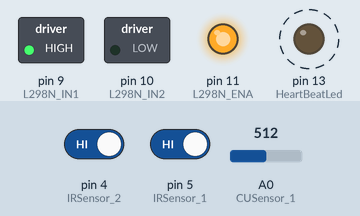
Bench run of a sketch on a simulated Arduino Uno, built with avr-gcc and run on an emulated ATmega328P. On the bench: switched loads named in the sketch (green lamp = pin HIGH), output pins drawn as LEDs (lit = HIGH). Dashed ring = blinking. Inputs (shaded band) come from the test bench; at power-on: pin 4 (IRSensor_2) HIGH, pin 5 (IRSensor_1) HIGH, A0 (CUSensor_1) = 512. What the sketch prints to the serial monitor is not drawn.

Above: at 1.2 s.
1.3 s: pin 4 (IRSensor_2) driven LOW
At 2.7 s:
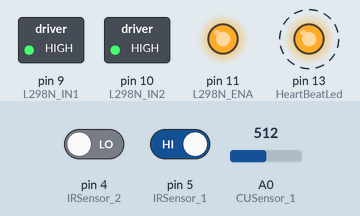
4.3 s: pin 5 (IRSensor_1) driven LOW
At 14.9 s:
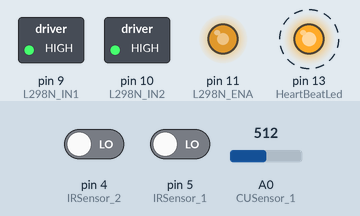
Timing chart, 0 to 15.8 s (numbered marks = the images above; inputs shaded):
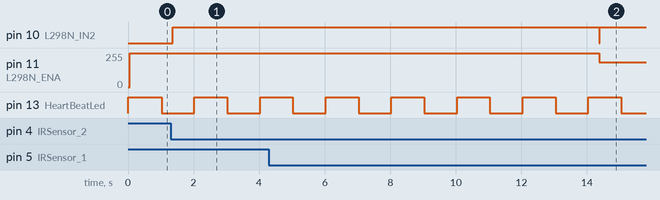

Measured:
- after the input at 1.3 s, pin 10 (L298N_IN2): LOW → HIGH after 0.06 s
- after the input at 4.3 s, pin 9 (L298N_IN1): stays HIGH (without the input it goes to LOW after 7.1 s); pin 10 (L298N_IN2): HIGH → LOW after 10.1 s, → HIGH 0.01 s later; pin 11 (L298N_ENA): 255/255 → 185/255 after 10.1 s
- by itself, pin 13 (HeartBeatLed): alternates HIGH for 1.0 s and LOW for 1.0 s

The sketch:

AutoReverse-Train-With-HeartBeat-V1.08.ino
```cpp
/////////////////////////////////////////////////////////////////////////////////////////
//  Program Name:  Auto_Reverse_train_Project
//  Version     :  v1.08
//  Author      :  H.J.L.M. Faessen
//  Date        :  January 23th 2024
//
//  Function Program:   Auto Reverse train on a Straigth Track

//  Addtional Info:   L298N_ENA needs to be connected to a PWM pin to control the speed

//  Versions        Comments
//  ------------------------------------------------------------------------------------------
//  1.05            Speed Controll Forward backward
//  1.06            Readings for the analog input A0  Current Sensor
//  1.07            Removing the Delay and replace it with millis() this so I can add the Heartbeat function later
//  1.08            Auto_Reverse with HeartBeat.  No delay's

String AppVersion="V1.08";
#include "Definitions.h"
#include "HeartBeat.h"


// Defining the IR Sensors, Motor Driver and Current Sensor
#define IRSensor_1 5    // Sensor at the Right
#define IRSensor_2 4    // Sensor at the Left

#define L298N_IN1  9
#define L298N_IN2  10
#define L298N_ENA  11

#define CUSensor_1 A0
long CurrentValue = 0;
long CurrentAverage = 0;
int Counter = 1;

bool IRSensor_1_detect = false;
bool IRSensor_2_detect = false;

bool train_moves_to_the_right = true;

// Defining the use of Millis()
long currentMillis_0s5 = 0;
long previousMillis_0s5 = 0;
long currentMillis_1s = 0;
long previousMillis_1s = 0;
long currentMillis_10s = 0;
long previousMillis_10s = 0;


void setup() {
  Serial.begin(9600);
  Serial.flush();
  Serial.print(F("Application Version:  "));
  Serial.println(AppVersion);
  // Heartbeat setup
  HeartBeat_setup();

  Serial.println(F("Auto Reverse the Train on a Straigth Track: At Start of program the Train moves to the Right"));
  // Define the INPUT/OUTPUT pins
  //IRSensors
  pinMode(IRSensor_1, INPUT); // Sensor at the Right
  pinMode(IRSensor_2, INPUT); // Sensor at the Left

  //L298N
  pinMode(L298N_IN1, OUTPUT);
  pinMode(L298N_IN2, OUTPUT);
  pinMode(L298N_ENA, OUTPUT);
  digitalWrite(L298N_IN1,HIGH);
  digitalWrite(L298N_IN2,HIGH);
  digitalWrite(L298N_ENA,170);  // or  analogWrite(L298N_ENA,255); this to set the speed 255=100%, 127=50% 63=25% of the speed
  digitalWrite(L298N_IN1,HIGH);
  digitalWrite(L298N_IN2,LOW);
  digitalWrite(L298N_ENA,170);
  CurrentAverage = 0;
  //for (int x=1; x<=100; x++){
  //    CurrentAverage = CurrentAverage + analogRead(CUSensor_1);
  //}
  //CurrentAverage = CurrentAverage/100;  //use as default value no load
  CurrentAverage = 424;
  Serial.print(F("Current Average value no load : "));
  Serial.println(CurrentAverage);

  //init millis()
  currentMillis_0s5 = millis();
  previousMillis_0s5 = millis();
  currentMillis_1s = millis();
  previousMillis_1s = millis();
  currentMillis_10s = millis();
  previousMillis_10s = millis();

}

void loop(){

  HeartBeat();
  CurrentOfTrack();
  DetectLeftTrack();
  DetectRightTrack();

  // millis check for 10 seconds

  if (IRSensor_1_detect or IRSensor_2_detect) {
      digitalWrite(L298N_IN1,HIGH);
      digitalWrite(L298N_IN2,HIGH);
      if (currentMillis_10s - previousMillis_10s > 10000) { // 1 second Blink
          previousMillis_10s = currentMillis_10s;
          Serial.println(F(""));
          Serial.println(F("10 seconds past"));
          if (IRSensor_1_detect && train_moves_to_the_right){
              digitalWrite(L298N_IN1,HIGH);
              digitalWrite(L298N_IN2,LOW);
              analogWrite(L298N_ENA,185);
              Serial.println(F("Moving to the Right"));
              IRSensor_1_detect = false;
          }
          if (IRSensor_2_detect && !train_moves_to_the_right){
              digitalWrite(L298N_IN1,LOW);
              digitalWrite(L298N_IN2,HIGH);
              analogWrite(L298N_ENA,170);
              Serial.println(F("Moving to the Left"));
              IRSensor_2_detect = false;
          }
      }
      else {currentMillis_10s = millis();}
  }
}


void CurrentOfTrack(){
    //CurrentAverage = 0;
  // reading 100 samples before printing
  CurrentValue = 0;
  for (int x=1; x<=100; x++){
    CurrentValue = CurrentValue + analogRead(CUSensor_1);
  }
  CurrentValue = CurrentValue/100;
  if (currentMillis_1s - previousMillis_1s > 1000) { // 1 second Blink
      previousMillis_1s = currentMillis_1s;
      Serial.print(CurrentAverage-CurrentValue);
      Serial.print(F(" "));
      if (Counter == 20) {
          Serial.println(F(""));
          Counter = 1;
      } else {Counter = Counter +1;}
   } else {currentMillis_1s = millis();}
}

void DetectLeftTrack() {
    if (!digitalRead(IRSensor_1)) {
    if (!IRSensor_1_detect && !train_moves_to_the_right) {
       Serial.println(F(""));
       Serial.println(F("Left Side track Detected, Reverse polarity of the Track"));
       Serial.println(F("wait 10 seconds and then the Train will move to the Right "));
       Counter = 1;
       IRSensor_1_detect = !IRSensor_1_detect;
       train_moves_to_the_right = !train_moves_to_the_right;
       currentMillis_10s = millis();
       previousMillis_10s = millis();
    }
  }else {
    IRSensor_1_detect = false;
  }
}

void DetectRightTrack(){
  if (!digitalRead(IRSensor_2)) {
    if (!IRSensor_2_detect && train_moves_to_the_right) {
       Serial.println(F(""));
       Serial.println(F("Right Side track Detected, Reverse polarity of the Track"));
       Serial.println(F("wait 10 seconds and then the Train will move to the Left"));
       Counter = 1;
       IRSensor_2_detect = !IRSensor_2_detect;
       train_moves_to_the_right = !train_moves_to_the_right;
       currentMillis_10s = millis();
       previousMillis_10s = millis();
    }
  }else {
     IRSensor_2_detect = false;
  }
}
```

Definitions.h
```cpp
////////////////////////////////////////////////////////////////////////
// millisecond_interval Checks
//
#define millis_interval_0s100  100
#define millis_interval_0s200  200
#define millis_interval_0s400  400
#define millis_interval_0s500  500
#define millis_interval_0s600  600
#define millis_interval_0s750  750
#define millis_interval_1s000 1000
#define millis_interval_2s000 2000
#define millis_interval_3s000 3000
#define millis_interval_5s000 5000

// Definitions LEDS
#define LEDOFF HIGH   // NOTE: HIGH = LED is OFF
#define LEDON LOW     // NOTE: LOW  = LED is ON
```

HeartBeat.h
```cpp
//HeartBeat Settings
// Definitions LEDS
#ifndef LEDOFF
#define LEDOFF HIGH   // NOTE: HIGH = LED is OFF
#endif
#ifndef LEDON
#define LEDON LOW     // NOTE: LOW  = LED is ON
#endif

#define HeartBeatLed LED_BUILTIN
bool HeartBeatLed_OnOff = false;
long heartbeatcMillis = 0;
long heartbeatpMillis = 0;
```

HeartBeat.ino
```cpp
// (licence header left out)
void HeartBeat_setup()
{
  pinMode(HeartBeatLed,OUTPUT);
  digitalWrite(HeartBeatLed,LEDOFF);
  heartbeatcMillis = millis();
  heartbeatpMillis = millis();
}

void HeartBeat(){
      if(heartbeatcMillis - heartbeatpMillis > 1000) { // 1 second Blink
         heartbeatpMillis = heartbeatcMillis;
         if (HeartBeatLed_OnOff == false){HeartBeatLed_OnOff = true; digitalWrite(HeartBeatLed,LEDON);}
         else{HeartBeatLed_OnOff = false;digitalWrite(HeartBeatLed,LEDOFF);}}
      else {heartbeatcMillis = millis();}
}
```
